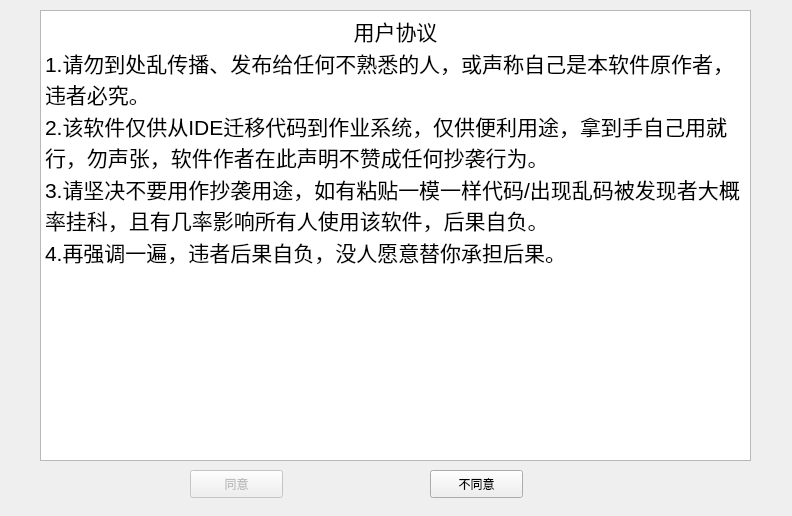
<?xml version="1.0" encoding="UTF-8"?>
<ui version="4.0">
 <class>First</class>
 <widget class="QDialog" name="First">
  <property name="geometry">
   <rect>
    <x>0</x>
    <y>0</y>
    <width>792</width>
    <height>516</height>
   </rect>
  </property>
  <property name="windowTitle">
   <string>用户协议</string>
  </property>
  <property name="windowIcon">
   <iconset resource="Icon.qrc">
    <normaloff>:/keyboard.png</normaloff>:/keyboard.png</iconset>
  </property>
  <widget class="QTextBrowser" name="textBrowser">
   <property name="geometry">
    <rect>
     <x>40</x>
     <y>10</y>
     <width>711</width>
     <height>451</height>
    </rect>
   </property>
   <property name="autoFillBackground">
    <bool>false</bool>
   </property>
   <property name="html">
    <string>&lt;!DOCTYPE HTML PUBLIC &quot;-//W3C//DTD HTML 4.0//EN&quot; &quot;http://www.w3.org/TR/REC-html40/strict.dtd&quot;&gt;
&lt;html&gt;&lt;head&gt;&lt;meta name=&quot;qrichtext&quot; content=&quot;1&quot; /&gt;&lt;style type=&quot;text/css&quot;&gt;
p, li { white-space: pre-wrap; }
&lt;/style&gt;&lt;/head&gt;&lt;body style=&quot; font-family:'SimSun'; font-size:9pt; font-weight:400; font-style:normal;&quot;&gt;
&lt;p align=&quot;center&quot; style=&quot; margin-top:0px; margin-bottom:0px; margin-left:0px; margin-right:0px; -qt-block-indent:0; text-indent:0px;&quot;&gt;&lt;span style=&quot; font-size:16pt;&quot;&gt;用户协议&lt;/span&gt;&lt;/p&gt;
&lt;p style=&quot; margin-top:0px; margin-bottom:0px; margin-left:0px; margin-right:0px; -qt-block-indent:0; text-indent:0px;&quot;&gt;&lt;span style=&quot; font-size:16pt;&quot;&gt;1.请勿到处乱传播、发布给任何不熟悉的人，或声称自己是本软件原作者，违者必究。&lt;/span&gt;&lt;/p&gt;
&lt;p style=&quot; margin-top:0px; margin-bottom:0px; margin-left:0px; margin-right:0px; -qt-block-indent:0; text-indent:0px;&quot;&gt;&lt;span style=&quot; font-size:16pt;&quot;&gt;2.该软件仅供从IDE迁移代码到作业系统，仅供便利用途，拿到手自己用就行，勿声张，软件作者在此声明不赞成任何抄袭行为。&lt;/span&gt;&lt;/p&gt;
&lt;p style=&quot; margin-top:0px; margin-bottom:0px; margin-left:0px; margin-right:0px; -qt-block-indent:0; text-indent:0px;&quot;&gt;&lt;span style=&quot; font-size:16pt;&quot;&gt;3.请坚决不要用作抄袭用途，如有粘贴一模一样代码/出现乱码被发现者大概率挂科，且有几率影响所有人使用该软件，后果自负。&lt;/span&gt;&lt;/p&gt;
&lt;p style=&quot; margin-top:0px; margin-bottom:0px; margin-left:0px; margin-right:0px; -qt-block-indent:0; text-indent:0px;&quot;&gt;&lt;span style=&quot; font-size:16pt;&quot;&gt;4.再强调一遍，违者后果自负，没人愿意替你承担后果。&lt;/span&gt;&lt;/p&gt;&lt;/body&gt;&lt;/html&gt;</string>
   </property>
  </widget>
  <widget class="QPushButton" name="pushButton">
   <property name="enabled">
    <bool>false</bool>
   </property>
   <property name="geometry">
    <rect>
     <x>190</x>
     <y>470</y>
     <width>93</width>
     <height>28</height>
    </rect>
   </property>
   <property name="text">
    <string>同意</string>
   </property>
   <property name="checkable">
    <bool>false</bool>
   </property>
  </widget>
  <widget class="QPushButton" name="pushButton_2">
   <property name="geometry">
    <rect>
     <x>430</x>
     <y>470</y>
     <width>93</width>
     <height>28</height>
    </rect>
   </property>
   <property name="text">
    <string>不同意</string>
   </property>
   <property name="checkable">
    <bool>false</bool>
   </property>
  </widget>
 </widget>
 <resources>
  <include location="Icon.qrc"/>
 </resources>
 <connections/>
</ui>
